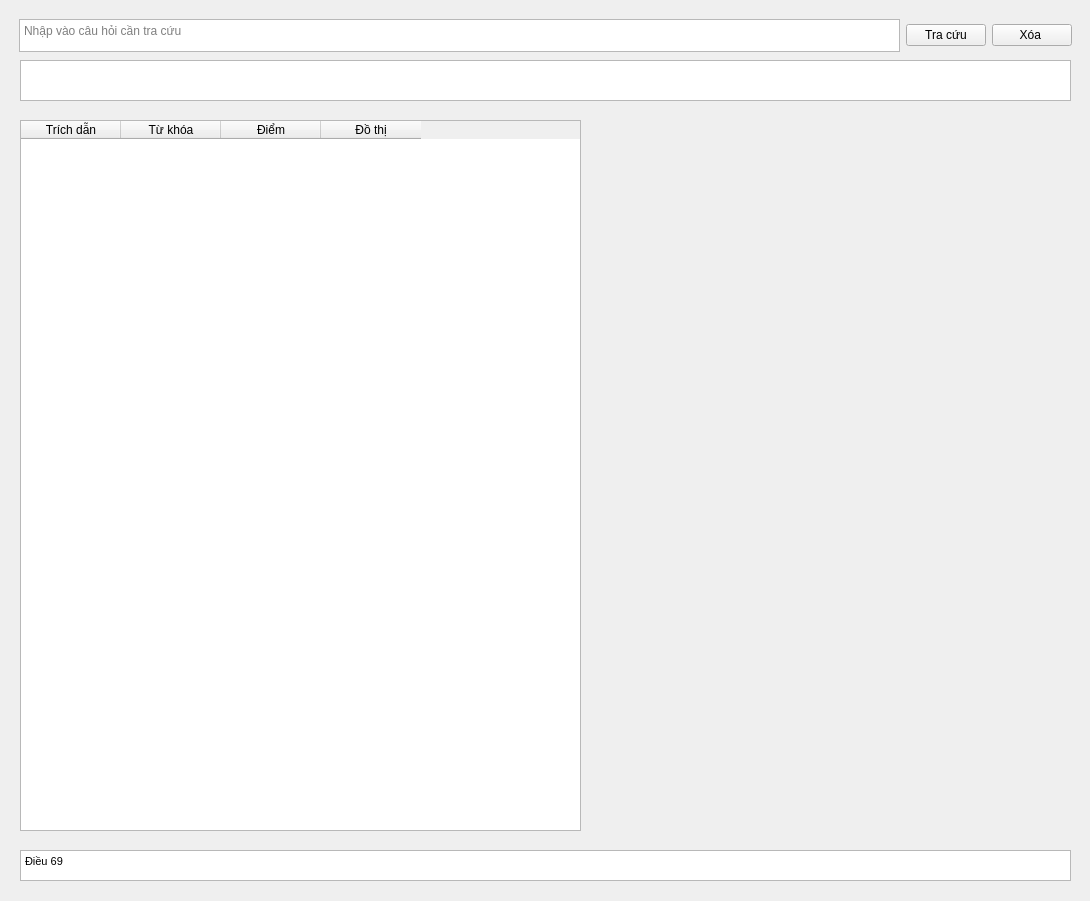
<?xml version="1.0" encoding="UTF-8"?>
<ui version="4.0">
 <class>MainWindow</class>
 <widget class="QMainWindow" name="MainWindow">
  <property name="geometry">
   <rect>
    <x>0</x>
    <y>0</y>
    <width>1090</width>
    <height>901</height>
   </rect>
  </property>
  <property name="maximumSize">
   <size>
    <width>1090</width>
    <height>901</height>
   </size>
  </property>
  <property name="windowTitle">
   <string>Legal Retriever</string>
  </property>
  <property name="dockNestingEnabled">
   <bool>false</bool>
  </property>
  <widget class="QWidget" name="centralwidget">
   <widget class="QFrame" name="horizontalFrame">
    <property name="geometry">
     <rect>
      <x>10</x>
      <y>10</y>
      <width>1071</width>
      <height>51</height>
     </rect>
    </property>
    <layout class="QHBoxLayout" name="horizontalLayout">
     <item>
      <widget class="QTextEdit" name="textEdit">
       <property name="html">
        <string>&lt;!DOCTYPE HTML PUBLIC &quot;-//W3C//DTD HTML 4.0//EN&quot; &quot;http://www.w3.org/TR/REC-html40/strict.dtd&quot;&gt;
&lt;html&gt;&lt;head&gt;&lt;meta name=&quot;qrichtext&quot; content=&quot;1&quot; /&gt;&lt;style type=&quot;text/css&quot;&gt;
p, li { white-space: pre-wrap; }
&lt;/style&gt;&lt;/head&gt;&lt;body style=&quot; font-family:'MS Shell Dlg 2'; font-size:8.25pt; font-weight:400; font-style:normal;&quot;&gt;
&lt;p style=&quot;-qt-paragraph-type:empty; margin-top:0px; margin-bottom:0px; margin-left:0px; margin-right:0px; -qt-block-indent:0; text-indent:0px;&quot;&gt;&lt;br /&gt;&lt;/p&gt;&lt;/body&gt;&lt;/html&gt;</string>
       </property>
       <property name="placeholderText">
        <string>Nhập vào câu hỏi cần tra cứu</string>
       </property>
      </widget>
     </item>
     <item>
      <widget class="QPushButton" name="pushButton">
       <property name="text">
        <string>Tra cứu</string>
       </property>
      </widget>
     </item>
     <item>
      <widget class="QPushButton" name="pushButton_2">
       <property name="text">
        <string>Xóa </string>
       </property>
      </widget>
     </item>
    </layout>
   </widget>
   <widget class="QTableWidget" name="tableWidget">
    <property name="geometry">
     <rect>
      <x>20</x>
      <y>120</y>
      <width>561</width>
      <height>711</height>
     </rect>
    </property>
    <property name="sizeAdjustPolicy">
     <enum>QAbstractScrollArea::AdjustIgnored</enum>
    </property>
    <attribute name="horizontalHeaderHighlightSections">
     <bool>true</bool>
    </attribute>
    <column>
     <property name="text">
      <string>Trích dẫn</string>
     </property>
    </column>
    <column>
     <property name="text">
      <string>Từ khóa</string>
     </property>
    </column>
    <column>
     <property name="text">
      <string>Điểm</string>
     </property>
    </column>
    <column>
     <property name="text">
      <string>Đồ thị</string>
     </property>
    </column>
   </widget>
   <widget class="QTextBrowser" name="textBrowser">
    <property name="geometry">
     <rect>
      <x>20</x>
      <y>60</y>
      <width>1051</width>
      <height>41</height>
     </rect>
    </property>
    <property name="html">
     <string>&lt;!DOCTYPE HTML PUBLIC &quot;-//W3C//DTD HTML 4.0//EN&quot; &quot;http://www.w3.org/TR/REC-html40/strict.dtd&quot;&gt;
&lt;html&gt;&lt;head&gt;&lt;meta name=&quot;qrichtext&quot; content=&quot;1&quot; /&gt;&lt;style type=&quot;text/css&quot;&gt;
p, li { white-space: pre-wrap; }
&lt;/style&gt;&lt;/head&gt;&lt;body style=&quot; font-family:'MS Shell Dlg 2'; font-size:8.25pt; font-weight:400; font-style:normal;&quot;&gt;
&lt;p style=&quot;-qt-paragraph-type:empty; margin-top:0px; margin-bottom:0px; margin-left:0px; margin-right:0px; -qt-block-indent:0; text-indent:0px;&quot;&gt;&lt;br /&gt;&lt;/p&gt;&lt;/body&gt;&lt;/html&gt;</string>
    </property>
   </widget>
   <widget class="QTextBrowser" name="textBrowser_2">
    <property name="geometry">
     <rect>
      <x>20</x>
      <y>850</y>
      <width>1051</width>
      <height>31</height>
     </rect>
    </property>
    <property name="html">
     <string>&lt;!DOCTYPE HTML PUBLIC &quot;-//W3C//DTD HTML 4.0//EN&quot; &quot;http://www.w3.org/TR/REC-html40/strict.dtd&quot;&gt;
&lt;html&gt;&lt;head&gt;&lt;meta name=&quot;qrichtext&quot; content=&quot;1&quot; /&gt;&lt;style type=&quot;text/css&quot;&gt;
p, li { white-space: pre-wrap; }
&lt;/style&gt;&lt;/head&gt;&lt;body style=&quot; font-family:'MS Shell Dlg 2'; font-size:8.25pt; font-weight:400; font-style:normal;&quot;&gt;
&lt;p style=&quot; margin-top:0px; margin-bottom:0px; margin-left:0px; margin-right:0px; -qt-block-indent:0; text-indent:0px;&quot;&gt;Điều 69&lt;/p&gt;&lt;/body&gt;&lt;/html&gt;</string>
    </property>
   </widget>
  </widget>
 </widget>
 <resources/>
 <connections>
  <connection>
   <sender>pushButton_2</sender>
   <signal>clicked()</signal>
   <receiver>textEdit</receiver>
   <slot>clear()</slot>
   <hints>
    <hint type="sourcelabel">
     <x>1023</x>
     <y>25</y>
    </hint>
    <hint type="destinationlabel">
     <x>862</x>
     <y>23</y>
    </hint>
   </hints>
  </connection>
  <connection>
   <sender>pushButton</sender>
   <signal>clicked()</signal>
   <receiver>tableWidget</receiver>
   <slot>doItemsLayout()</slot>
   <hints>
    <hint type="sourcelabel">
     <x>948</x>
     <y>27</y>
    </hint>
    <hint type="destinationlabel">
     <x>945</x>
     <y>110</y>
    </hint>
   </hints>
  </connection>
 </connections>
</ui>
